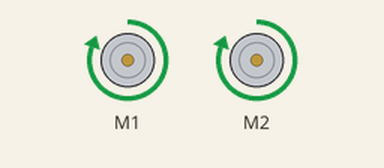
This program was run on a simulated BBC micro:bit (MakeCode). Shown: 2 × DC motor (green arrow = forward, orange = backward, longer = faster).

Above: at 0.5 s.
At 1.5 s:
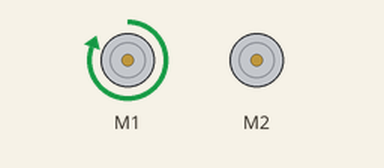
At 2.5 s:
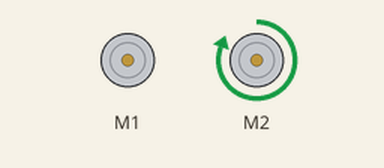
At 4.5 s:
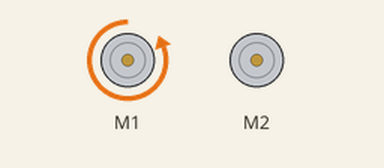
Timing chart, 0 to 6.5 s (numbered marks = the images above):
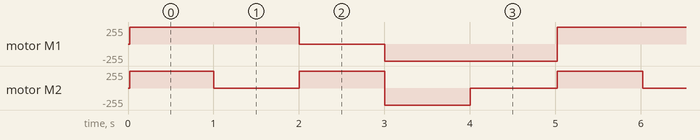

Measured:
- by itself, motor M1: repeats every 5.0 s: stopped 1.0 s, backward 255/255 2.0 s, forward 255/255 2.0 s
- by itself, motor M2: repeats every 5.0 s: stopped 1.0 s, forward 255/255 1.0 s, backward 255/255 1.0 s, stopped 1.0 s, forward 255/255 1.0 s

The program:

main.ts
```typescript
basic.forever(function () {
    maqueen.MotorRun(maqueen.aMotors.M1, maqueen.Dir.CW, 255)
    maqueen.MotorRun(maqueen.aMotors.M2, maqueen.Dir.CW, 255)
    basic.pause(1000)
    maqueen.MotorRun(maqueen.aMotors.M1, maqueen.Dir.CW, 255)
    maqueen.MotorRun(maqueen.aMotors.M2, maqueen.Dir.CW, 0)
    basic.pause(1000)
    maqueen.MotorRun(maqueen.aMotors.M1, maqueen.Dir.CW, 0)
    maqueen.MotorRun(maqueen.aMotors.M2, maqueen.Dir.CW, 255)
    basic.pause(1000)
    maqueen.MotorRun(maqueen.aMotors.M1, maqueen.Dir.CCW, 255)
    maqueen.MotorRun(maqueen.aMotors.M2, maqueen.Dir.CCW, 255)
    basic.pause(1000)
    maqueen.MotorRun(maqueen.aMotors.M1, maqueen.Dir.CCW, 255)
    maqueen.MotorRun(maqueen.aMotors.M2, maqueen.Dir.CCW, 0)
    basic.pause(1000)
})
```

test.ts
```typescript
// tu są testy; nie będzie to kompilowane, gdy ten pakiet będzie używany jako rozszerzenie.
```
